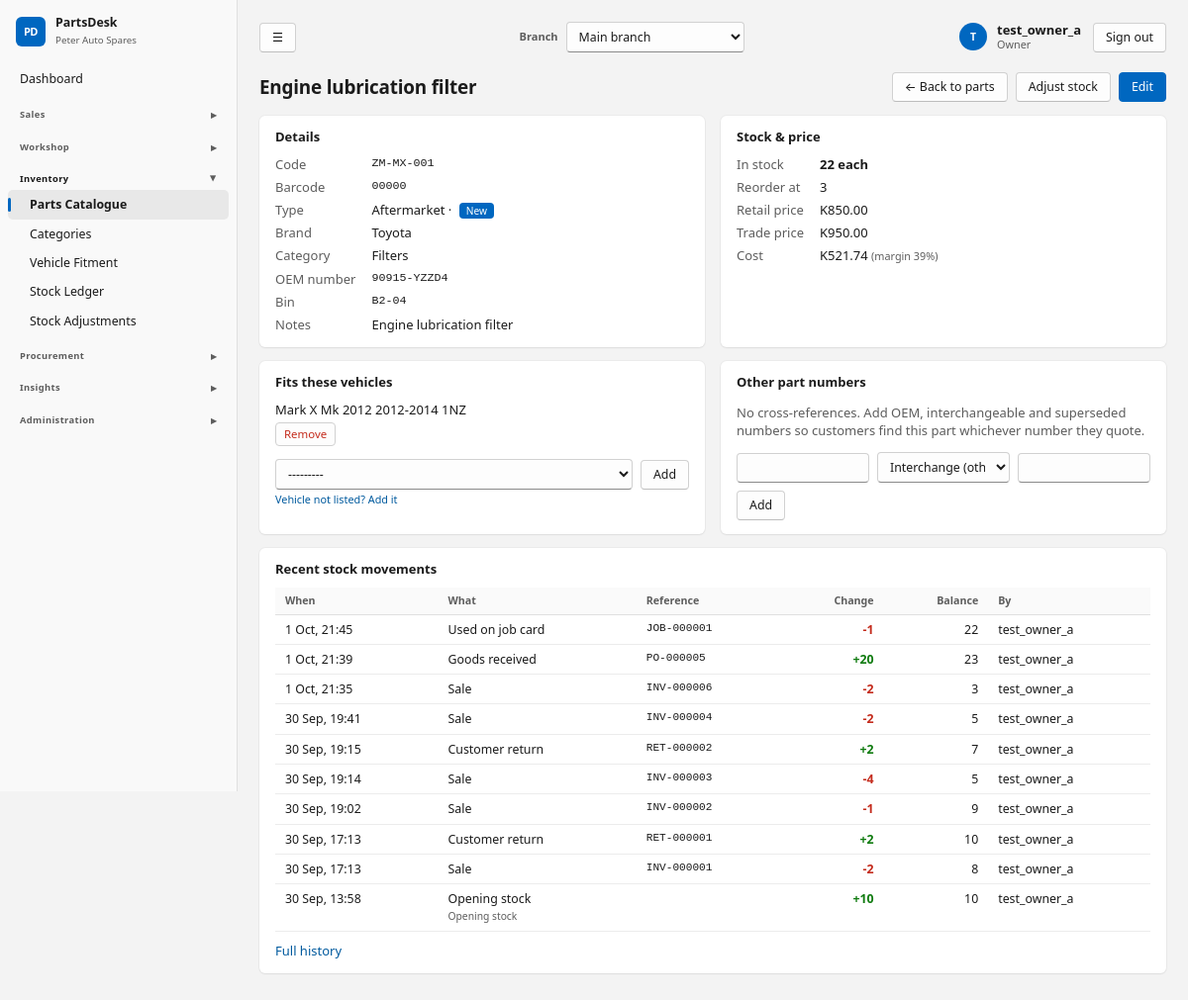
Screenshot of /catalog/parts/7/ (signed in) with the database file from the repository.
### core/models.py (models this page shows, shortened)
class ShopSettings(TrackedModel):
    tenant = models.OneToOneField(Tenant, on_delete=models.CASCADE, related_name="settings")
    shop_name = models.CharField(max_length=120, default="My Spare Parts Shop")
    address = models.TextField(blank=True)
    phone = models.CharField(max_length=60, blank=True)
    email = models.EmailField(blank=True)
    tax_id = models.CharField("Tax / TPIN number", max_length=60, blank=True)
    currency_symbol = models.CharField(max_length=8, default="$")
    tax_name = models.CharField(max_length=20, default="VAT")
    tax_rate = models.DecimalField("Tax rate %", max_digits=5, decimal_places=2, default=Decimal("0"))
    prices_include_tax = models.BooleanField(default=True, help_text="Untick if prices are entered before tax.")
    counter_max_discount = models.DecimalField(
        "Max discount % for counter staff", max_digits=5, decimal_places=2, default=Decimal("10"),
        help_text="Managers and the owner can exceed this.")
    default_labour_rate = models.DecimalField("Default labour rate per hour", max_digits=10, decimal_places=2, default=Decimal("0"))
    invoice_footer = models.CharField(max_length=200, blank=True, default="Thank you for your business.")
    class Meta:
        verbose_name_plural = "shop settings"
    @classmethod
    def get(cls, tenant):
        obj, _ = cls.objects.get_or_create(tenant=tenant)
        return obj

class User(AbstractUser):
    class Role(models.TextChoices):
        OWNER = "owner", "Owner"
        MANAGER = "manager", "Manager"
        COUNTER = "counter", "Counter sales"
        MECHANIC = "mechanic", "Mechanic"
        STOREKEEPER = "storekeeper", "Storekeeper"
    role = models.CharField(max_length=20, choices=Role.choices, default=Role.COUNTER)
    tenant = models.ForeignKey(Tenant, null=True, blank=True, on_delete=models.PROTECT, related_name="users")
    branches = models.ManyToManyField(Branch, blank=True, related_name="staff")
    @property
    def display_name(self):
        return self.get_full_name() or self.username
    @property
    def can_see_costs(self):
        return self.role in (self.Role.OWNER, self.Role.MANAGER, self.Role.STOREKEEPER)

### catalog/models.py (models this page shows, shortened)
class Part(TrackedModel):
    class Condition(models.TextChoices):
        NEW = "new", "New"
        USED = "used", "Used"
        REFURBISHED = "refurbished", "Refurbished"
    class PartType(models.TextChoices):
        OEM = "oem", "Genuine (OEM)"
        AFTERMARKET = "aftermarket", "Aftermarket"
    tenant = models.ForeignKey(Tenant, on_delete=models.PROTECT)
    sku = models.CharField("Part code (SKU)", max_length=40)
    barcode = models.CharField(max_length=64, blank=True, null=True)
    name = models.CharField(max_length=160)
    description = models.TextField(blank=True)
    category = models.ForeignKey(Category, null=True, blank=True, on_delete=models.SET_NULL)
    brand = models.CharField(max_length=60, blank=True)
    part_type = models.CharField(max_length=20, choices=PartType.choices, default=PartType.AFTERMARKET)
    condition = models.CharField(max_length=20, choices=Condition.choices, default=Condition.NEW)
    oem_number = models.CharField("OEM part number", max_length=60, blank=True, db_index=True)
    unit = models.CharField(max_length=20, default="each", help_text="each, set, pair, litre…")
    cost_price = models.DecimalField(max_digits=12, decimal_places=2, default=Decimal("0"))
    sell_price = models.DecimalField("Retail price", max_digits=12, decimal_places=2, default=Decimal("0"))
    trade_price = models.DecimalField("Trade price", max_digits=12, decimal_places=2, null=True, blank=True,
                                      help_text="Used for trade customers (garages, mechanics). Optional.")
    preferred_supplier = models.ForeignKey(Supplier, null=True, blank=True, on_delete=models.SET_NULL)
    fits = models.ManyToManyField(Vehicle, blank=True, related_name="parts")
    is_universal = models.BooleanField(default=False, help_text="Fits any vehicle (oil, bulbs, wipers…)")
    is_active = models.BooleanField(default=True)
    created_at = models.DateTimeField(auto_now_add=True)
    updated_at = models.DateTimeField(auto_now=True)
    class Meta:
        ordering = ["name"]
        constraints = [
            models.UniqueConstraint(fields=["tenant", "sku"], name="part_tenant_sku"),
            models.UniqueConstraint(fields=["tenant", "barcode"], name="part_tenant_barcode"),
        ]

class Category(TrackedModel):
    tenant = models.ForeignKey(Tenant, on_delete=models.PROTECT)
    name = models.CharField(max_length=80)
    class Meta:
        ordering = ["name"]
        verbose_name_plural = "categories"
        constraints = [models.UniqueConstraint(fields=["tenant", "name"], name="category_tenant_name")]
    def __str__(self):
        return self.name

class BranchStock(TrackedModel):
    branch = models.ForeignKey(Branch, on_delete=models.PROTECT, related_name="stock_items")
    part = models.ForeignKey(Part, on_delete=models.PROTECT, related_name="branch_stocks")
    quantity_on_hand = models.DecimalField(max_digits=12, decimal_places=2, default=Decimal("0"))
    cost_price = models.DecimalField(max_digits=12, decimal_places=2, default=Decimal("0"))
    bin_location = models.CharField(max_length=40, blank=True)
    reorder_level = models.DecimalField(max_digits=12, decimal_places=2, default=Decimal("0"))
    reorder_qty = models.DecimalField(max_digits=12, decimal_places=2, default=Decimal("0"))
    class Meta:
        constraints = [models.UniqueConstraint(fields=["branch", "part"], name="stock_branch_part")]
    @property
    def is_out(self):
        return self.quantity_on_hand <= 0
    @property
    def is_low(self):
        return self.reorder_level > 0 and self.quantity_on_hand <= self.reorder_level

class Vehicle(TrackedModel):
    tenant = models.ForeignKey(Tenant, on_delete=models.PROTECT)
    make = models.CharField(max_length=60)
    model = models.CharField(max_length=60)
    year_from = models.PositiveSmallIntegerField()
    year_to = models.PositiveSmallIntegerField()
    engine = models.CharField(max_length=60, blank=True)
    class Meta:
        ordering = ["make", "model", "year_from"]
        constraints = [models.UniqueConstraint(fields=["tenant", "make", "model", "year_from", "year_to", "engine"], name="vehicle_tenant_identity")]
    def __str__(self):
        years = str(self.year_from) if self.year_from == self.year_to else f"{self.year_from}-{self.year_to}"
        return " ".join(filter(None, [self.make, self.model, years, self.engine]))

### stock/models.py (models this page shows)
class StockMovement(TrackedModel):
    class Reason(models.TextChoices):
        OPENING = "opening", "Opening stock"
        RECEIPT = "receipt", "Goods received"
        SALE = "sale", "Sale"
        RETURN_IN = "return_in", "Customer return"
        JOB_USE = "job_use", "Used on job card"
        JOB_RETURN = "job_return", "Returned from job card"
        ADJUSTMENT = "adjustment", "Stock adjustment"
    part = models.ForeignKey(Part, on_delete=models.PROTECT, related_name="movements")
    branch = models.ForeignKey(Branch, on_delete=models.PROTECT)
    quantity = models.DecimalField(max_digits=12, decimal_places=2, help_text="Signed: negative = stock out")
    quantity_after = models.DecimalField(max_digits=12, decimal_places=2)
    reason = models.CharField(max_length=20, choices=Reason.choices)
    reference = models.CharField(max_length=40, blank=True)
    unit_cost = models.DecimalField(max_digits=12, decimal_places=2, null=True, blank=True)
    note = models.CharField(max_length=200, blank=True)
    user = models.ForeignKey(settings.AUTH_USER_MODEL, null=True, blank=True, on_delete=models.SET_NULL)
    created_at = models.DateTimeField(default=timezone.now, db_index=True)
    class Meta:
        ordering = ["-created_at", "-id"]

### catalog/views.py (the view)
# urls.py: path("parts/<int:pk>/", views.part_detail, name="part_detail"),
@role_required()
def part_detail(request, pk):
    part = get_object_or_404(Part.objects.select_related("category", "preferred_supplier"), pk=pk, tenant=request.tenant)
    stock, _ = BranchStock.objects.get_or_create(branch=request.branch, part=part,
                                                 defaults={"cost_price": part.cost_price})
    can_edit = request.user.role in STOCK
    return render(request, "catalog/part_detail.html", {
        "page_title": part.name, "part": part, "stock": stock, "can_edit": can_edit,
        "margin_pct": (part.sell_price - stock.cost_price) / part.sell_price * 100 if part.sell_price else None,
        "fits": part.fits.all(), "cross_refs": part.cross_refs.all(),
        "movements": part.movements.filter(branch=request.branch).select_related("user")[:10] if can_edit else [],
        "fit_form": FitmentForm(tenant=request.tenant), "xref_form": CrossRefForm(),
    })

### templates/catalog/part_detail.html (shortened to what this page needs)
{% extends "base.html" %}{% load ui %}
{% block actions %}{% if can_edit %}<a class="btn" href="{% url 'stock_adjust' %}?part={{ part.pk }}">Adjust stock</a><a class="btn primary" href="{% url 'part_edit' part.pk %}">Edit</a>{% endif %}{% endblock %}
{% block content %}
<div class="grid2">
<section class="card"><h2>Details</h2><dl class="facts">
  <dt>Code</dt><dd class="mono">{{ part.sku }}</dd>
  {% if part.barcode %}<dt>Barcode</dt><dd class="mono">{{ part.barcode }}</dd>{% endif %}
  <dt>Type</dt><dd>{{ part.get_part_type_display }} · <span class="badge {% if part.condition != 'new' %}b-warn{% endif %}">{{ part.get_condition_display }}</span></dd>
  <dt>Brand</dt><dd>{{ part.brand|default:"—" }}</dd><dt>Category</dt><dd>{{ part.category|default:"—" }}</dd>
  <dt>OEM number</dt><dd class="mono">{{ part.oem_number|default:"—" }}</dd><dt>Bin</dt><dd class="mono">{{ stock.bin_location|default:"—" }}</dd>
  {% if part.description %}<dt>Notes</dt><dd>{{ part.description|linebreaksbr }}</dd>{% endif %}
</dl></section>
<section class="card"><h2>Stock &amp; price</h2><dl class="facts">
  <dt>In stock</dt><dd><strong class="">{{ stock.quantity_on_hand|qty }} {{ part.unit }}</strong></dd>
  <dt>Reorder at</dt><dd>{{ stock.reorder_level|qty }}{% if part.preferred_supplier %} · {{ part.preferred_supplier }}{% endif %}</dd>
  <dt>Retail price</dt><dd>{% money part.sell_price %}</dd>
  {% if part.trade_price %}<dt>Trade price</dt><dd>{% money part.trade_price %}</dd>{% endif %}
  {% if user.can_see_costs %}<dt>Cost</dt><dd>{% money stock.cost_price %}{% if margin_pct is not None %} <small>(margin {{ margin_pct|floatformat:0 }}%)</small>{% endif %}</dd>{% endif %}
</dl></section>
</div>
<div class="grid2">
<section class="card"><h2>Fits these vehicles</h2>
  {% for v in fits %}<p style="margin:4px 0">{{ v }}{% if can_edit %} <form method="post" action="{% url 'part_fitment_remove' part.pk v.pk %}" style="display:inline">{% csrf_token %}<button class="btn sm danger">Remove</button></form>{% endif %}</p>
  {% empty %}{% if not part.is_universal %}<p class="muted">No vehicles linked yet.</p>{% endif %}{% endfor %}
  {% if can_edit %}<form method="post" action="{% url 'part_fitment_add' part.pk %}" class="inline" style="margin-top:10px">{% csrf_token %}{{ fit_form.vehicle }}<button class="btn fit">Add</button></form>
  <small><a href="{% url 'vehicle_create' %}">Vehicle not listed? Add it</a></small>{% endif %}</section>
<section class="card"><h2>Other part numbers</h2>
  {% for x in cross_refs %}<p style="margin:4px 0"><span class="mono">{{ x.number }}</span> <span class="badge">{{ x.get_kind_display }}</span> <small>{{ x.note }}</small>
    {% if can_edit %}<form method="post" action="{% url 'part_xref_remove' part.pk x.pk %}" style="display:inline">{% csrf_token %}<button class="btn sm danger">Remove</button></form>{% endif %}</p>
  {% empty %}<p class="muted">No cross-references. Add OEM, interchangeable and superseded numbers so customers find this part whichever number they quote.</p>{% endfor %}
  {% if can_edit %}<form method="post" action="{% url 'part_xref_add' part.pk %}" class="inline" style="margin-top:10px">{% csrf_token %}{{ xref_form.number }}{{ xref_form.kind }}{{ xref_form.note }}<button class="btn fit">Add</button></form>{% endif %}</section>
</div>
{% if can_edit %}<section class="card"><h2>Recent stock movements</h2>
  <div class="tablewrap"><table><thead><tr><th>When</th><th>What</th><th>Reference</th><th class="num">Change</th><th class="num">Balance</th><th>By</th></tr></thead><tbody>
  {% for m in movements %}<tr><td>{{ m.created_at|date:"j M, H:i" }}</td><td>{{ m.get_reason_display }}<br><small>{{ m.note }}</small></td><td class="mono">{{ m.reference }}</td>
    <td class="num {% if m.quantity < 0 %}stockout{% else %}stockok{% endif %}">{% if m.quantity > 0 %}+{% endif %}{{ m.quantity|qty }}</td><td class="num">{{ m.quantity_after|qty }}</td><td>{{ m.user.display_name|default:"—" }}</td></tr>
  {% empty %}<tr><td colspan="6" class="empty">No movements yet.</td></tr>{% endfor %}</tbody></table></div>
  <p style="margin:10px 0 0"><a href="{% url 'movement_list' %}?part={{ part.pk }}">Full history</a></p></section>{% endif %}
{% endblock %}

### templates/base.html (shortened to what this page needs)
{% load static ui %}<!doctype html>
<html lang="en">
<head>
<link rel="stylesheet" href="{% static 'css/app.css' %}">
</head>
<body data-print-log-url="{% url 'log_print_request' %}" {% if auto_print %}data-autoprint="1"{% endif %}>
<div class="app">
  <aside class="side no-print">
    <div class="brand"><span class="brand-mark">PD</span><div><strong>PartsDesk</strong><small>{{ shop.shop_name }}</small></div></div>
    <nav>{% for g in nav %}{% if g.title %}<details class="nav-group" {% if g.open %}open{% endif %}><summary>{{ g.title }}</summary>{% for item in g.items %}<a href="{{ item.url }}" class="{% if item.active %}on{% endif %}">{{ item.label }}</a>{% endfor %}</details>{% else %}{% for item in g.items %}<a href="{{ item.url }}" class="{% if item.active %}on{% endif %}">{{ item.label }}</a>{% endfor %}{% endif %}{% endfor %}</nav>
  </aside>
  <main class="main">
    <div class="topbar no-print">
      <button type="button" class="btn nav-toggle" id="nav-toggle" aria-label="Toggle menu" title="Show/hide menu">&#9776;</button>
      {% if branches %}<form method="post" action="{% url 'switch_branch' %}" class="branch-switch">{% csrf_token %}
        <label for="branch-select">Branch</label>
        <select id="branch-select" name="branch_id" onchange="this.form.submit()">{% for b in branches %}<option value="{{ b.pk }}" {% if b.pk == active_branch.pk %}selected{% endif %}>{{ b.name }}</option>{% endfor %}</select>
        <noscript><button type="submit">Switch</button></noscript></form>{% endif %}
      <div class="topbar-user"><a href="{% url 'profile' %}" class="user-chip"><span class="avatar">{{ user.display_name|slice:":1"|upper }}</span><span><strong>{{ user.display_name }}</strong><small>{{ user.get_role_display }}</small></span></a>
        <form method="post" action="{% url 'logout' %}">{% csrf_token %}<button type="submit" class="btn">Sign out</button></form></div>
    </div>
    <header class="top"><h1>{% block page_heading %}{{ page_title }}{% endblock %}</h1><div class="actions">{% page_back_link as back %}{% if back %}<a class="btn no-print" href="{{ back.url }}" aria-label="{{ back.label }}">&larr; {{ back.label }}</a>{% endif %}{% block actions %}{% endblock %}</div></header>
    {% block content %}{% endblock %}
  </main>
</div>
</body>
</html>

### rows the page displays
ShopSettings: shop_name "Peter Auto Spares"
User: display_name "T", display_name "test_owner_a", role "Owner"
Part: name "Engine lubrication filter", sku "ZM-MX-001", barcode "00000", part_type "Aftermarket", condition "New", brand "Toyota", category "Filters", oem_number "90915-YZZD4", description "Engine lubrication filter", unit "each", sell_price.currency_symbol "K850.00", trade_price.currency_symbol "K950.00"
BranchStock: bin_location "B2-04", quantity_on_hand|qty "22", reorder_level|qty "3", cost_price.currency_symbol "K521.74"
Vehicle: year_from+year_to+make "Mark X Mk 2012 2012-2014 1NZ"
StockMovement: created_at "1 Oct, 21:45", reason "Used on job card", reference "JOB-000001", quantity|qty "-1", quantity_after|qty "22", user.display_name "test_owner_a"
StockMovement: created_at "1 Oct, 21:39", reason "Goods received", reference "PO-000005", quantity|qty "20", quantity_after|qty "23", user.display_name "test_owner_a"
StockMovement: created_at "1 Oct, 21:35", reason "Sale", reference "INV-000006", quantity|qty "-2", quantity_after|qty "3", user.display_name "test_owner_a"
StockMovement: created_at "30 Sep, 19:41", reason "Sale", reference "INV-000004", quantity|qty "-2", quantity_after|qty "5", user.display_name "test_owner_a"
StockMovement: created_at "30 Sep, 19:15", reason "Customer return", reference "RET-000002", quantity|qty "2", quantity_after|qty "7", user.display_name "test_owner_a"
StockMovement: created_at "30 Sep, 19:14", reason "Sale", reference "INV-000003", quantity|qty "-4", quantity_after|qty "5", user.display_name "test_owner_a"
StockMovement: created_at "30 Sep, 19:02", reason "Sale", reference "INV-000002", quantity|qty "-1", quantity_after|qty "9", user.display_name "test_owner_a"
StockMovement: created_at "30 Sep, 17:13", reason "Customer return", reference "RET-000001", quantity|qty "2", quantity_after|qty "10", user.display_name "test_owner_a"
StockMovement: created_at "30 Sep, 17:13", reason "Sale", reference "INV-000001", quantity|qty "-2", quantity_after|qty "8", user.display_name "test_owner_a"
StockMovement: created_at "30 Sep, 13:58", reason "Opening stock", note "Opening stock", quantity|qty "10", quantity_after|qty "10", user.display_name "test_owner_a"

### other values shown
{{ item.label }} "Dashboard"
{{ g.title }} "Sales" "Workshop" "Inventory" "Procurement" "Insights" "Administration"
{{ item.label }} "Parts Catalogue" "Categories" "Vehicle Fitment" "Stock Ledger" "Stock Adjustments"
{{ back.label }} "Back to parts"
{{ margin_pct|floatformat:0 }} "39"
form field branch_id "Main branch"
